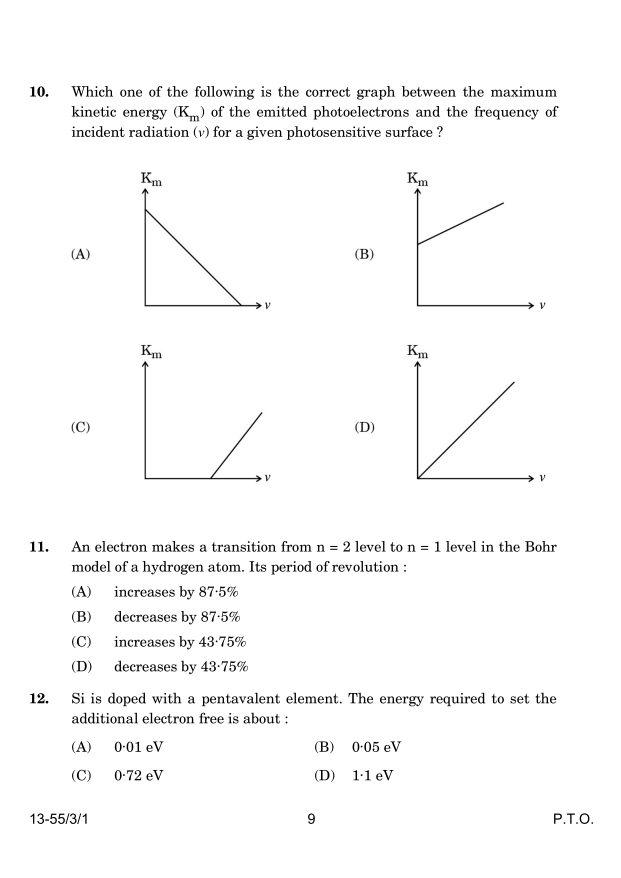
#> input picture diagram_extraction_yolo_poc/Input/page_9.png, 2481 x 3509 px, found by its file name (shown at 1/4 size)
$ python detect_diagrams_grouped.py
#> lines starting #> are read from the running program, lines starting #| are printed output that depends on the picture; after the words box and inside, x2 and y2 are one past the last pixel; in counts of white or black regions, pixels touching at a corner belong together
"""
Grouped Diagram Detection
Detects individual diagram elements and merges them into logical groups.
"""
import os
from typing import List, Tuple, Optional
from PIL import Image
import cv2
import numpy as np


def merge_nearby_boxes(boxes: List[Tuple[int, int, int, int]], horizontal_threshold: int = 200, vertical_threshold: int = 100) -> List[Tuple[int, int, int, int]]:
    """
    Merge bounding boxes that are close to each other.

    Args:
        boxes: List of bounding boxes as (x1, y1, x2, y2)
        horizontal_threshold: Maximum horizontal distance to merge boxes
        vertical_threshold: Maximum vertical distance to merge boxes

    Returns:
        List of merged bounding boxes
    """
    if not boxes:
        return []

    # Convert to list of lists for easier manipulation
    merged = [[x1, y1, x2, y2] for x1, y1, x2, y2 in boxes]

    changed = True
    while changed:
        changed = False
        i = 0
        while i < len(merged):
            j = i + 1
            while j < len(merged):
                x1a, y1a, x2a, y2a = merged[i]
                x1b, y1b, x2b, y2b = merged[j]

                # Check if boxes are close enough to merge
                # Horizontal distance
                h_dist = min(abs(x2a - x1b), abs(x2b - x1a))
                if x1b > x2a:
                    h_dist = x1b - x2a
                elif x1a > x2b:
                    h_dist = x1a - x2b
                else:
                    h_dist = 0  # Overlapping

                # Vertical distance
                v_dist = min(abs(y2a - y1b), abs(y2b - y1a))
                if y1b > y2a:
                    v_dist = y1b - y2a
                elif y1a > y2b:
                    v_dist = y1a - y2b
                else:
                    v_dist = 0  # Overlapping

                # Check if they're on similar vertical or horizontal level
                v_overlap = not (y2a < y1b or y2b < y1a)
                h_overlap = not (x2a < x1b or x2b < x1a)

                should_merge = False
                if v_overlap and h_dist <= horizontal_threshold:
                    # Same row, close horizontally
                    should_merge = True
                elif h_overlap and v_dist <= vertical_threshold:
                    # Same column, close vertically
                    should_merge = True
                elif h_dist <= horizontal_threshold and v_dist <= vertical_threshold:
                    # Close both ways
                    should_merge = True

                if should_merge:
                    # Merge boxes
                    merged[i] = [
                        min(x1a, x1b),
                        min(y1a, y1b),
                        max(x2a, x2b),
                        max(y2a, y2b)
                    ]
                    merged.pop(j)
                    changed = True
                else:
                    j += 1
            i += 1

    return [tuple(box) for box in merged]


def detect_diagrams_grouped(
    image_path: str,
    min_area: int = 5000,
    max_area_ratio: float = 0.5,
    horizontal_merge_threshold: int = 200,
    vertical_merge_threshold: int = 100,
    debug: bool = False
) -> List[Tuple[int, int, int, int]]:
    """
    Detect diagrams and group nearby ones together.

    Args:
        image_path: Path to the image file
        min_area: Minimum area in pixels for a valid diagram component
        max_area_ratio: Maximum area as ratio of image size
        horizontal_merge_threshold: Max horizontal distance to merge boxes
        vertical_merge_threshold: Max vertical distance to merge boxes
        debug: If True, show intermediate processing steps

    Returns:
        List of bounding boxes as (x1, y1, x2, y2) in pixel coordinates
    """
#> called with image_path = 'page_9.png', min_area = 5000, max_area_ratio = 0.5, horizontal_merge_threshold = 700, vertical_merge_threshold = 300, debug = True
    # Read image
    img = cv2.imread(image_path)
#> img is the input picture: shape (3509, 2481, 3); min 0, max 255, mean 249.3
    if img is None:
        raise ValueError(f"Could not read image: {image_path}")

    gray = cv2.cvtColor(img, cv2.COLOR_BGR2GRAY)
    h, w = gray.shape
    img_area = h * w

    if debug:
        print(f"Image size: {w}x{h} ({img_area} pixels)")
#| Image size: 2481x3509 (8705829 pixels)

    # Apply adaptive thresholding
    binary = cv2.adaptiveThreshold(
        gray, 255, cv2.ADAPTIVE_THRESH_GAUSSIAN_C,
        cv2.THRESH_BINARY_INV, 11, 2
    )
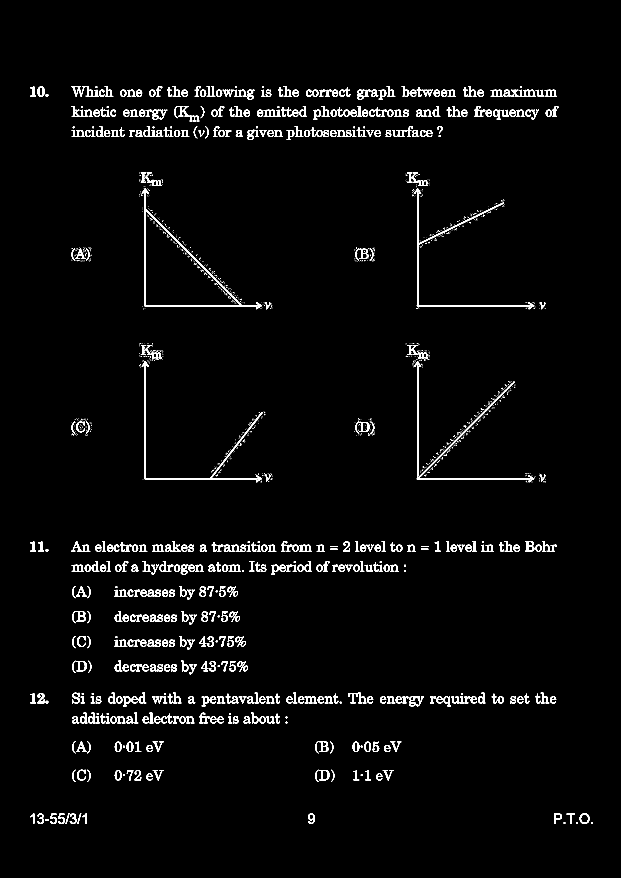
#> binary: shape (3509, 2481) (shown at 1/4 size); 2.3% white; 1941 white regions (1388 under 20 px), largest, box (x1, y1, x2, y2) and area: (1657, 1444, 2137, 1929) 7678, (567, 753, 1048, 1237) 7159, (1657, 752, 2137, 1237) 6858

    # Morphological operations to clean up (minimal)
    kernel = cv2.getStructuringElement(cv2.MORPH_RECT, (3, 3))
    morph = cv2.morphologyEx(binary, cv2.MORPH_CLOSE, kernel, iterations=2)
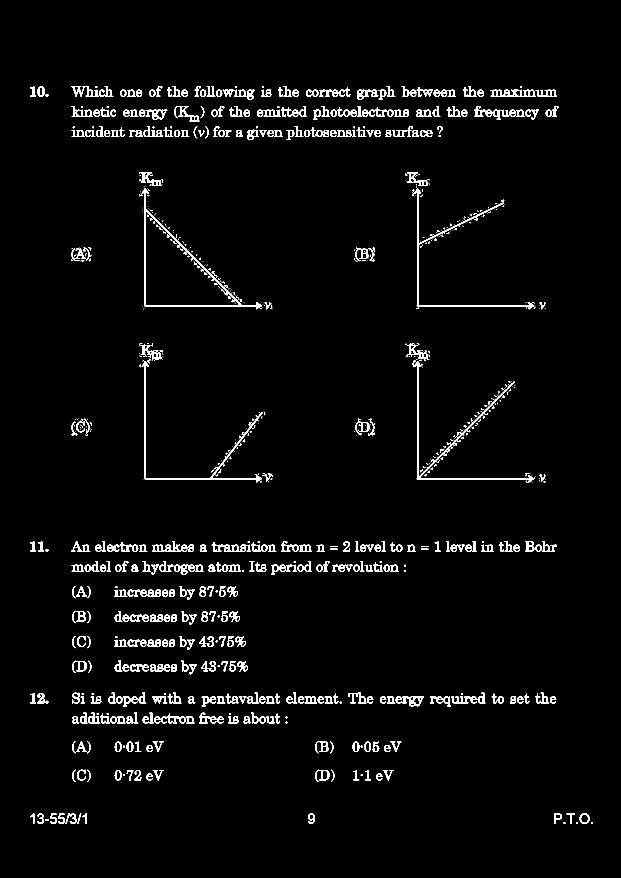
#> morph: shape (3509, 2481) (shown at 1/4 size); 2.5% white; 985 white regions (457 under 20 px)

    # Find contours
    contours, _ = cv2.findContours(morph, cv2.RETR_EXTERNAL, cv2.CHAIN_APPROX_SIMPLE)
#> contours = 940 contours, 500 with area under 20; largest, box (x1, y1, x2, y2) and area: (567, 753, 1048, 1237) 77579, (1650, 1441, 2137, 1929) 6730, (1650, 752, 2137, 1237) 5771, (567, 1444, 1050, 1929) 5110, (1963, 359, 2142, 387) 3414

    if debug:
        print(f"Found {len(contours)} contours")
#| Found 940 contours

    # Filter and extract bounding boxes
    initial_boxes = []
    for i, contour in enumerate(contours):
        area = cv2.contourArea(contour)
        x, y, w_box, h_box = cv2.boundingRect(contour)

        # Filter by area
        area_ratio = area / img_area
        if area < min_area or area_ratio > max_area_ratio:
            continue

        initial_boxes.append((x, y, x + w_box, y + h_box))
#> this loop made 940 passes
#> (area, x, y, w_box, h_box, area_ratio) on passes 5 to 7: (385, 232, 3255, 27, 41, 4.42e-05), (385, 200, 3255, 27, 41, 4.42e-05), (273, 2267, 3254, 33, 41, 3.14e-05)
#> after the loop, initial_boxes = [(567, 1444, 1050, 1929), (1650, 1441, 2137, 1929), (567, 753, 1048, 1237), (1650, 752, 2137, 1237)]

    if debug:
        print(f"Found {len(initial_boxes)} initial diagram components")
#| Found 4 initial diagram components

    # Merge nearby boxes
    merged_boxes = merge_nearby_boxes(
        initial_boxes,
        horizontal_threshold=horizontal_merge_threshold,
        vertical_threshold=vertical_merge_threshold
    )
#> in merge_nearby_boxes, `merged = [[x1, y1, x2, y2] for x1, y1, x2, y2 in boxes]`: merged = [[567, 1444, 1050, 1929], [1650, 1441, 2137, 1929], [567, 753, 1048, 1237], [1650, 752, 2137, 1237]]
#> after the loop in merge_nearby_boxes, `while changed:`: merged = [[567, 752, 2137, 1929]]
#> merged_boxes = [(567, 752, 2137, 1929)]

    if debug:
        print(f"After merging: {len(merged_boxes)} diagram group(s)")
#| After merging: 1 diagram group(s)
        for i, (x1, y1, x2, y2) in enumerate(merged_boxes):
            area = (x2 - x1) * (y2 - y1)
            print(f"  Group {i+1}: ({x1}, {y1}, {x2}, {y2}) - Size: {x2-x1}x{y2-y1}px, Area: {area}")
#> this loop made 1 pass
#> (x1, y1, x2, y2, area) on pass 1: (567, 752, 2137, 1929, 1847890)
#> (printed output is left out)

    # Sort by area (largest first)
    merged_boxes.sort(key=lambda box: (box[2] - box[0]) * (box[3] - box[1]), reverse=True)

    return merged_boxes


def visualize_detections(image_path: str, boxes: List[Tuple[int, int, int, int]], output_path: Optional[str] = None):
    """Draw bounding boxes on the image."""
    import matplotlib.pyplot as plt

    img = cv2.imread(image_path)
    img = cv2.cvtColor(img, cv2.COLOR_BGR2RGB)

    for i, (x1, y1, x2, y2) in enumerate(boxes):
        cv2.rectangle(img, (x1, y1), (x2, y2), (0, 255, 0), 4)
        label = f"Diagram {i+1}"
        label_size, _ = cv2.getTextSize(label, cv2.FONT_HERSHEY_SIMPLEX, 1.2, 3)
        cv2.rectangle(img, (x1, y1 - label_size[1] - 10), (x1 + label_size[0], y1), (0, 255, 0), -1)
        cv2.putText(img, label, (x1, y1 - 5), cv2.FONT_HERSHEY_SIMPLEX, 1.2, (0, 0, 0), 3)

    plt.figure(figsize=(15, 10))
    plt.imshow(img)
    plt.axis('off')
    plt.title(f"Detected {len(boxes)} diagram group(s)")

    if output_path:
        plt.savefig(output_path, bbox_inches='tight', dpi=150)
        print(f"Saved annotated image to: {output_path}")

    plt.show()


def extract_diagram_region(image_path: str, bbox: Tuple[int, int, int, int], output_path: Optional[str] = None) -> Image.Image:
    """Extract and save the diagram region."""
    img = Image.open(image_path)
    x1, y1, x2, y2 = bbox

    # Add small padding
    padding = 10
    x1 = max(0, x1 - padding)
    y1 = max(0, y1 - padding)
    x2 = min(img.width, x2 + padding)
    y2 = min(img.height, y2 + padding)

    diagram = img.crop((x1, y1, x2, y2))

    if output_path:
        diagram.save(output_path)
        print(f"Saved extracted diagram to: {output_path}")

    return diagram


if __name__ == "__main__":
    print("Grouped Diagram Detection POC")
    print("=" * 50)

    test_image = "page_9.png"

    if os.path.exists(test_image):
        print(f"\nProcessing: {test_image}\n")

        # Detect and group diagrams
        boxes = detect_diagrams_grouped(
            test_image,
            min_area=5000,  # Lower threshold to catch individual graphs
            horizontal_merge_threshold=700,  # Distance to merge horizontally (merge graphs in same row)
            vertical_merge_threshold=300,    # Distance to merge vertically (merge different rows)
            debug=True
        )
#> boxes = [(567, 752, 2137, 1929)]

        if boxes:
            print(f"\n{'='*50}")
            print(f"Final result: {len(boxes)} diagram group(s)")
#| Final result: 1 diagram group(s)
            print(f"{'='*50}")

            for i, bbox in enumerate(boxes):
                x1, y1, x2, y2 = bbox
                print(f"  Diagram {i+1}: ({x1}, {y1}, {x2}, {y2}) - Size: {x2-x1}x{y2-y1}px")
#> this loop made 1 pass
#> (printed output is left out)

            # Visualize
            visualize_detections(test_image, boxes, output_path="grouped_output_annotated.jpg")
#> the loop in visualize_detections, `for i, (x1, y1, x2, y2) in enumerate(boxes):` made 1 pass
#> (x1, y1, x2, y2, label, label_size) on pass 1: (567, 752, 2137, 1929, 'Diagram 1', (201, 27))

            # Extract diagrams
            for i, bbox in enumerate(boxes):
                extract_diagram_region(test_image, bbox, output_path=f"grouped_diagram_{i+1}.jpg")
#> in extract_diagram_region, `x1, y1, x2, y2 = bbox`: x1 = 567; y1 = 752; x2 = 2137; y2 = 1929
#> in extract_diagram_region, `x1 = max(0, x1 - padding)`: x1 = 557
#> in extract_diagram_region, `y1 = max(0, y1 - padding)`: y1 = 742
#> in extract_diagram_region, `x2 = min(img.width, x2 + padding)`: x2 = 2147
#> in extract_diagram_region, `y2 = min(img.height, y2 + padding)`: y2 = 1939
#> in extract_diagram_region, `diagram = img.crop((x1, y1, x2, y2))`:
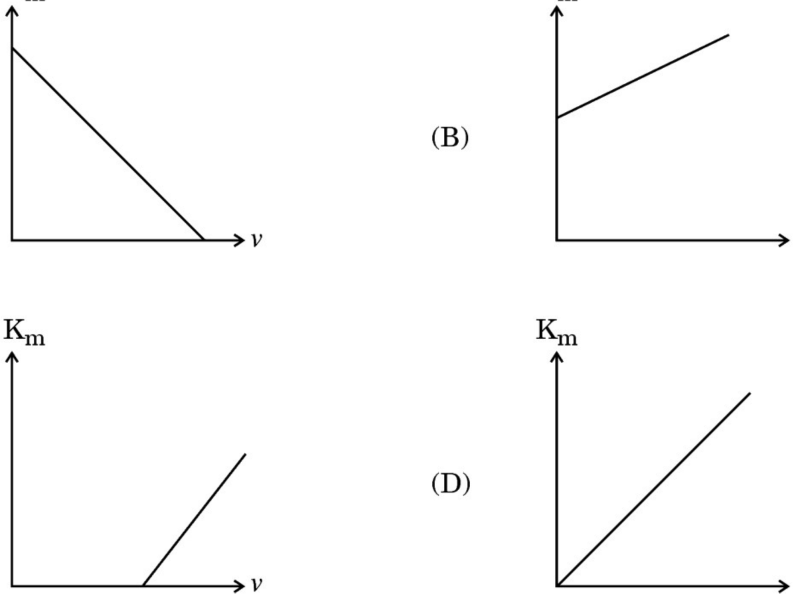
#> diagram: PIL image 1590x1197 RGB (shown at 1/2 size); min 0, max 255, mean 250.6
        else:
            print("\nNo diagrams detected.")
    else:
        print(f"\nTest image not found: {test_image}")

$ run again, with diagram_extraction_yolo_poc/Input/page_15.png copied over diagram_extraction_yolo_poc/Input/page_9.png
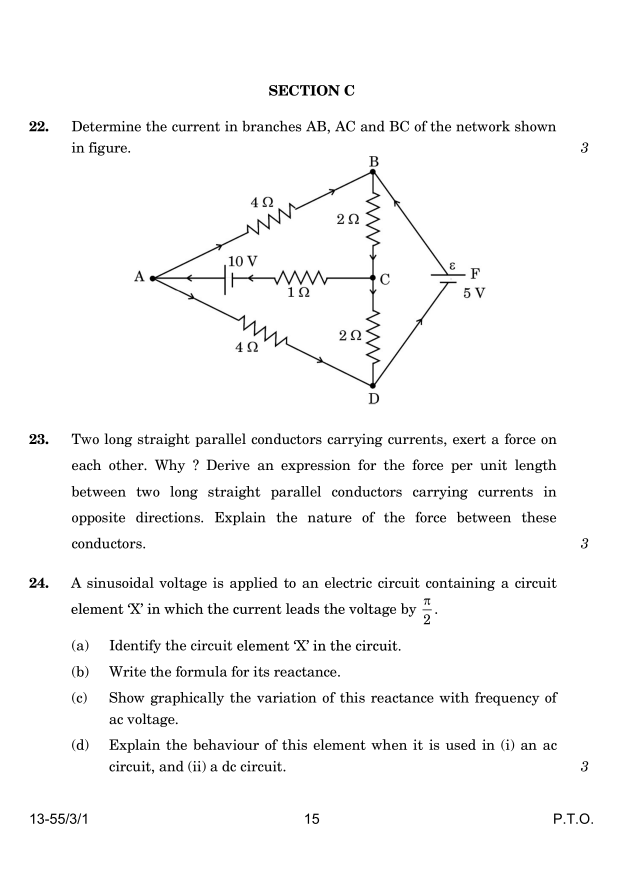
#> input picture diagram_extraction_yolo_poc/Input/page_15.png, 2481 x 3509 px, found by its file name (shown at 1/4 size)
#> in detect_diagrams_grouped, img is the input picture: shape (3509, 2481, 3); min 0, max 255, mean 247.2
#| Image size: 2481x3509 (8705829 pixels)
#> in detect_diagrams_grouped, `binary = cv2.adaptiveThreshold( gray, 255, cv2.ADAPTIVE_THRESH_GAUSSIA..`:
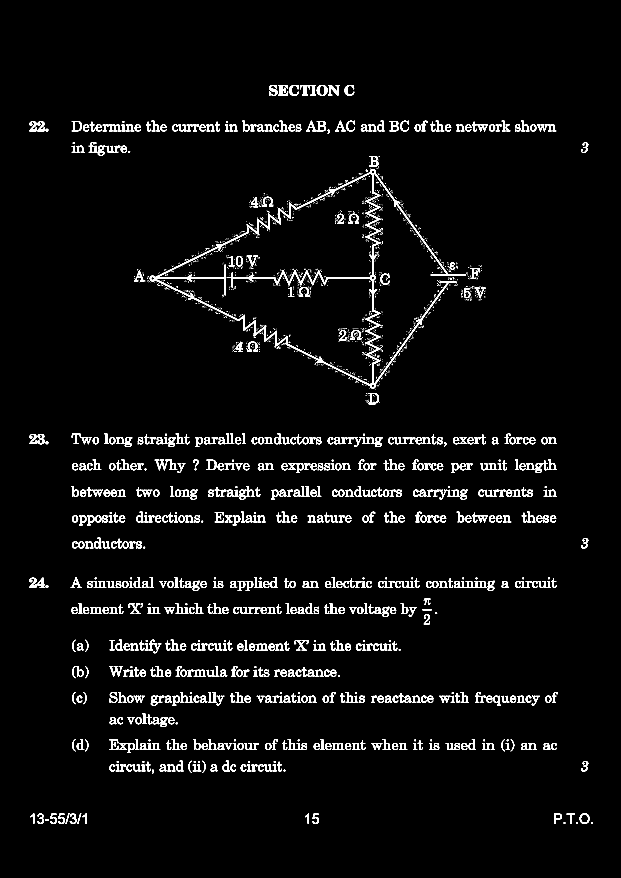
#> binary: shape (3509, 2481) (shown at 1/4 size); 3.1% white; 2854 white regions (2092 under 20 px), largest, box (x1, y1, x2, y2) and area: (599, 676, 1863, 1555) 35253, (619, 1838, 709, 1881) 1188, (1113, 341, 1153, 382) 842
#> morph: shape (3509, 2481); 3.4% white; 1420 white regions (744 under 20 px)
#> contours = 1010 contours, 461 with area under 20; largest, box (x1, y1, x2, y2) and area: (588, 676, 1863, 1555) 394907, (1652, 1958, 1871, 1998) 3180, (1311, 1748, 1530, 1788) 3177, (1792, 2313, 1980, 2363) 3013, (859, 1944, 1019, 1998) 2966
#| Found 1010 contours
#> the loop in detect_diagrams_grouped, `for i, contour in enumerate(contours):` made 1010 passes
#> (area, x, y, w_box, h_box, area_ratio) on passes 5 to 7: (385, 1249, 3255, 27, 41, 4.42e-05), (385, 232, 3255, 27, 41, 4.42e-05), (385, 200, 3255, 27, 41, 4.42e-05)
#> after the loop in detect_diagrams_grouped, `for i, contour in enumerate(contours):`: initial_boxes = [(588, 676, 1863, 1555)]
#| Found 1 initial diagram components
#> merged = [[588, 676, 1863, 1555]]
#> merged_boxes = [(588, 676, 1863, 1555)]
#| After merging: 1 diagram group(s)
#> the loop in detect_diagrams_grouped, `for i, (x1, y1, x2, y2) in enumerate(merged_boxes):` made 1 pass
#> (x1, y1, x2, y2, area) on pass 1: (588, 676, 1863, 1555, 1120725)
#> (printed output is left out)
#| Final result: 1 diagram group(s)
#> the loop `for i, bbox in enumerate(boxes):` made 1 pass
#> (printed output is left out)
#> the loop in visualize_detections, `for i, (x1, y1, x2, y2) in enumerate(boxes):` made 1 pass
#> (x1, y1, x2, y2, label, label_size) on pass 1: (588, 676, 1863, 1555, 'Diagram 1', (201, 27))
#> in extract_diagram_region, `x1, y1, x2, y2 = bbox`: x1 = 588; y1 = 676; x2 = 1863; y2 = 1555
#> in extract_diagram_region, `x1 = max(0, x1 - padding)`: x1 = 578
#> in extract_diagram_region, `y1 = max(0, y1 - padding)`: y1 = 666
#> in extract_diagram_region, `x2 = min(img.width, x2 + padding)`: x2 = 1873
#> in extract_diagram_region, `y2 = min(img.height, y2 + padding)`: y2 = 1565
#> in extract_diagram_region, `diagram = img.crop((x1, y1, x2, y2))`:
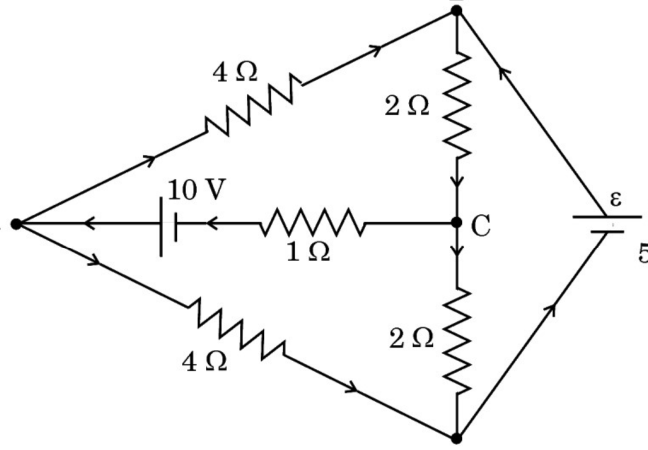
#> diagram: PIL image 1295x899 RGB (shown at 1/2 size); min 0, max 255, mean 245.4
